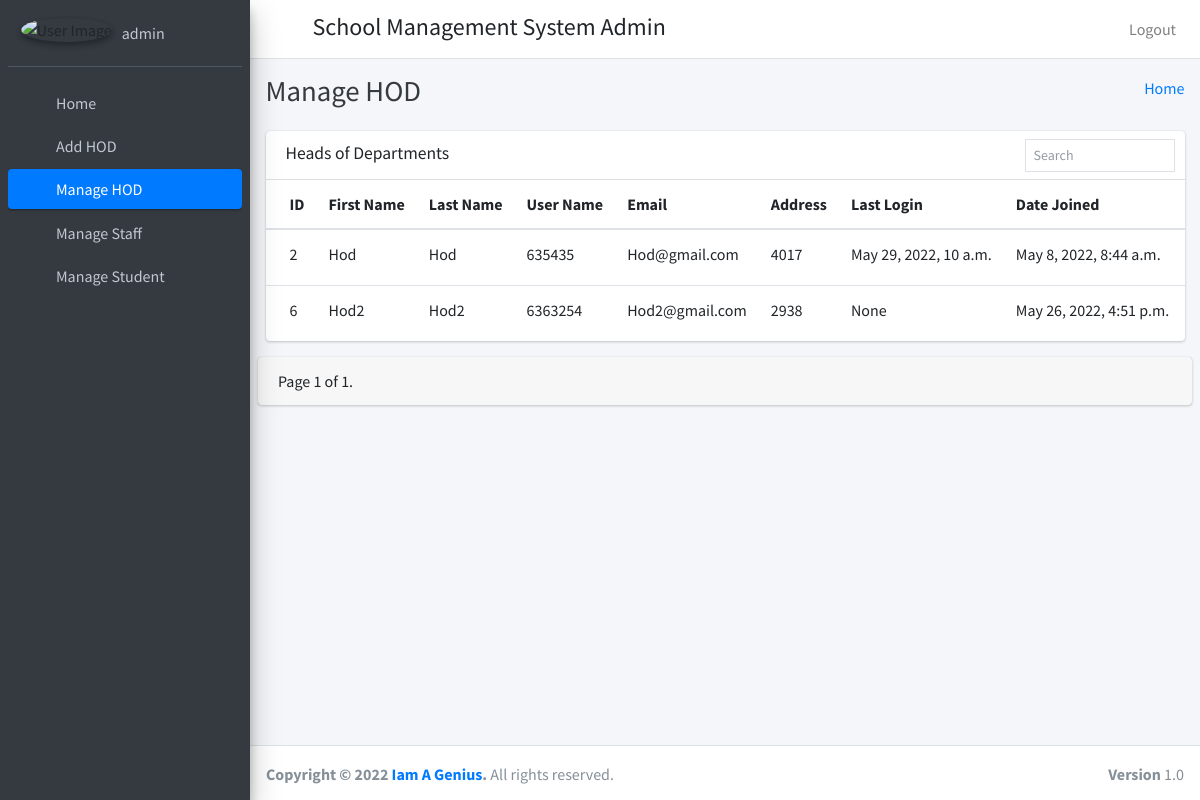
Before: /manage_hod (signed in) with the older database file.
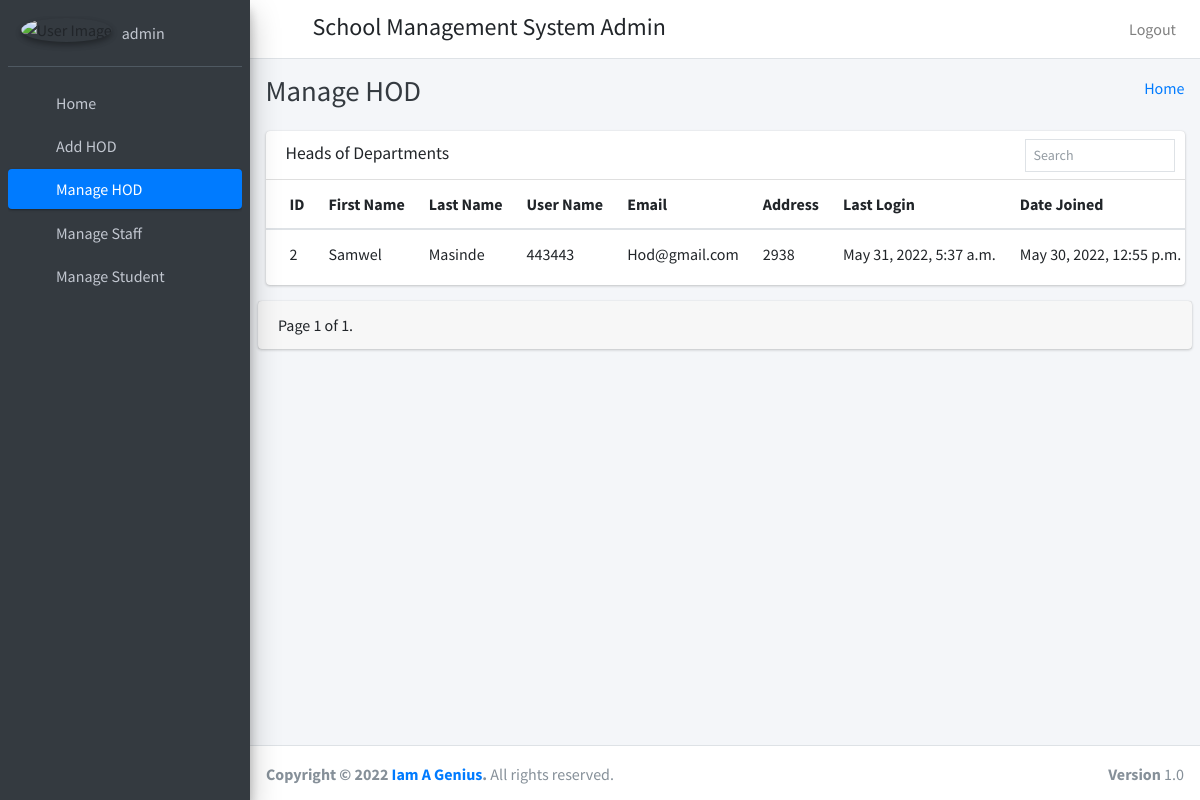
After: the same page with the newer database file.
### Student/models.py (models this page shows)
class hod(models.Model):
    id = models.AutoField(primary_key=True)
    admin = models.OneToOneField(CustomUser, on_delete=models.CASCADE)
    address = models.TextField()
    created_at = models.DateTimeField(auto_now_add=True)
    updated_at = models.DateTimeField(auto_now_add=True)
    objects=models.Manager()

class CustomUser(AbstractUser):
    user_type_data=((1,"HOD"),(3,"staff"),(4,"student"),(2,"admin"))
    user_type= models.CharField(default=1, choices=user_type_data,max_length=10)

### Student/admin_views.py (the view)
# urls.py: path('manage_hod',admin_views.manage_hod,name="manage_hod"),
def manage_hod(request):
    HOD = hod.objects.all()
    Myfilter = HodFilter(request.GET, queryset=HOD)
    HOD=Myfilter.qs
    paginator = Paginator(HOD, 10)
    page = request.GET.get('page', 1)
    page_obj = paginator.get_page(page)
    page_range = paginator.get_elided_page_range(number=page, on_each_side=3, on_ends=2)
    try:
        HOD = paginator.page(page)
    except PageNotAnInteger:
        HOD = paginator.page(1)
    except EmptyPage:
        HOD = paginator.page(paginator.num_pages)
    context={
        'HOD':HOD,
        'Myfilter':Myfilter.form,
        'page_obj':page_obj,
        'page_range':page_range
    }
    return render(request,'admin_template/manage_hod.html',context)

### templates/admin_template/manage_hod.html (shortened to what this page needs)
{% extends 'admin_template/base.html' %}
{% block page_title %} Manage HOD {% endblock page_title %}
{% load static %}
{% load i18n %}
{% block main_content %}
<section class="content" xmlns="http://www.w3.org/1999/html">
    <div class="container-fluid">
       <div class="row">
          <div class="col-12">
            <div class="card">
              <div class="card-header">
                <h3 class="card-title">Heads of Departments</h3>
                <div class="card-tools">
                    <form method="get" class="form-inline">
                      <div class="input-group input-group-sm border" style="width: 150px;">
                        {{Myfilter.admin__username }}
                        <div class="input-group-append">
                          <button class="btn" type="submit">
                            <i class="fas fa-search"></i>
                          </button>
                        </div>
                      </div>
                    </form>
                </div>
              </div>
              <div class="card-body table-responsive p-0">
                <table class="table table-hover text-nowrap">
                  <thead>
                    <tr>
                      <th>ID</th>
                      <th>First Name</th>
                      <th>Last Name</th>
                      <th>User Name</th>
                      <th>Email</th>
                      <th>Address</th>
                      <th>Last Login</th>
                      <th>Date Joined</th>
                      <th>Action</th>
                    </tr>
                  </thead>
                  <tbody>
                  {% for Hod in HOD %}
                    <tr>
                      <td>{{ Hod.admin.id }}</td>
                      <td>{{ Hod.admin.first_name }}</td>
                      <td>{{ Hod.admin.last_name }}</td>
                      <td>{{ Hod.admin.username }}</td>
                      <td>{{ Hod.admin.email }}</td>
                      <td>{{ Hod.address }}</td>
                      <td>{{ Hod.admin.last_login }}</td>
                      <td>{{ Hod.admin.date_joined }}</td>
                      <td>
                      </td>
                    </tr>
                  {% endfor %}
                  </tbody>
                </table>
              </div>
            </div>
          </div>
        </div>
      </div>
      <div class="card">
           <div class="card-footer">
              <div class="row">
                  <div class="col-lg-6">
                      <div class="pagination">
                          <span class="step-links">
                              <span class="current">
                                   Page  {{ page_obj.number }}  of  {{ page_obj.paginator.num_pages }}.
                              </span>
                          </span>
                      </div>
                  </div>
                  <div class="col-lg-6">
                  </div>
              </div>
          </div>
      </div>
</section>
{% endblock main_content %}

Changed rows visible on the page:
removed hod: admin.id "6", admin.first_name "Hod2", admin.last_name "Hod2", admin.username "6363254", admin.email "Hod2@gmail.com", address "2938", admin.last_login "None", admin.date_joined "May 26, 2022, 4:51 p.m."
changed hod "Hod@gmail.com": admin.first_name "Hod" → "Samwel"; admin.last_name "Hod" → "Masinde"; admin.username "635435" → "443443"; address "4017" → "2938"; admin.last_login "May 29, 2022, 10 a.m." → "May 31, 2022, 5:37 a.m."; admin.date_joined "May 8, 2022, 8:44 a.m." → "May 30, 2022, 12:55 p.m."
